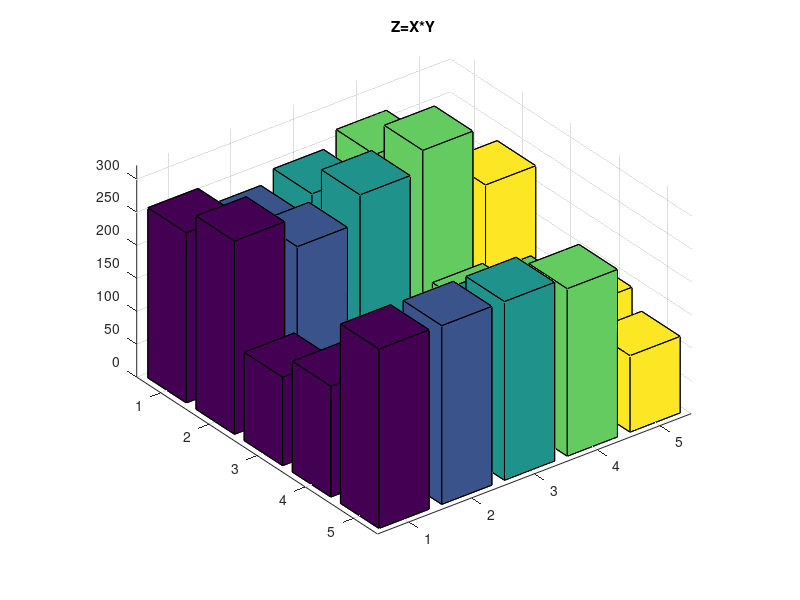
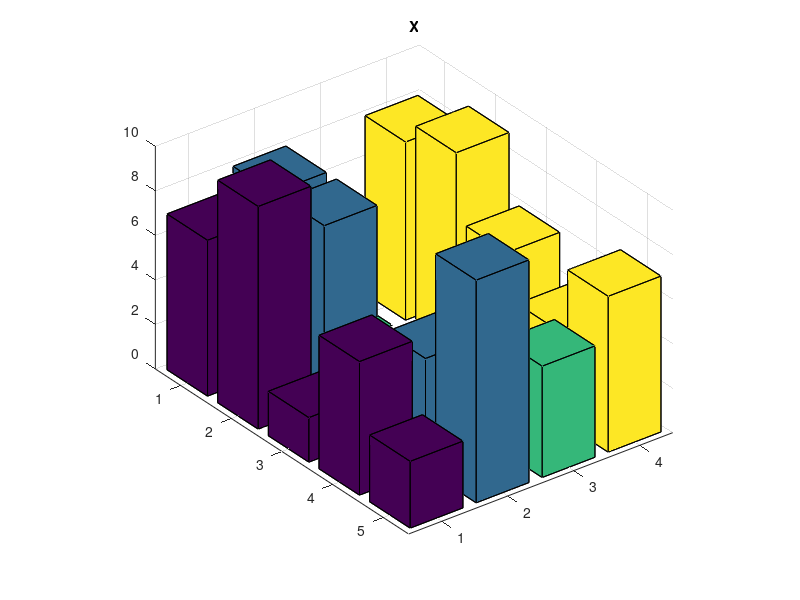
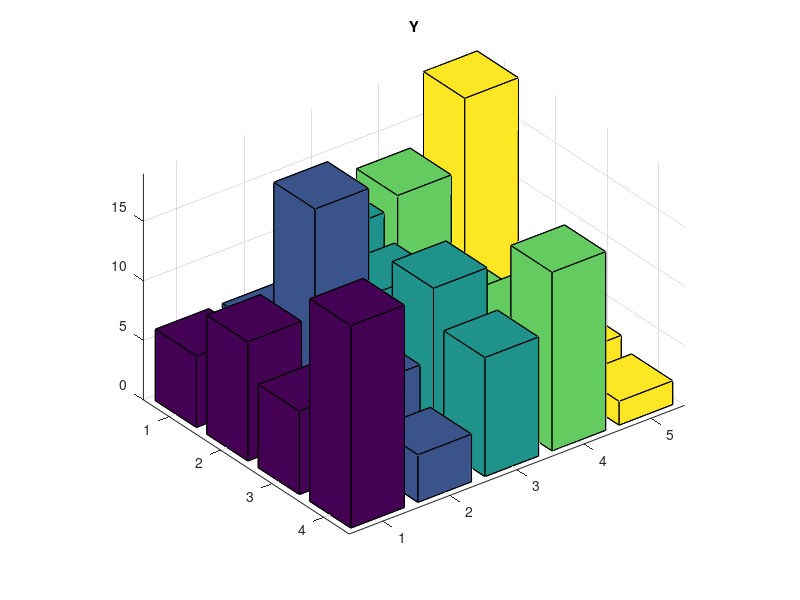

Write the MATLAB code that produced these figures, in order.
% Calculate multiplication of two matrices and plot all the matrix in 3D

X=round(10*rand(5,4));
Y=round(20*rand(4,5));

Z=X*Y;
figure(1);
bar3(Z);
title('Z=X*Y');

figure(2);
bar3(X);
title('X');

figure(3);
bar3(Y);
title('Y');